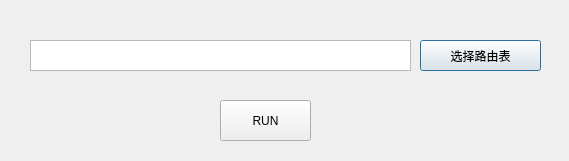
<?xml version="1.0" encoding="UTF-8"?>
<ui version="4.0">
 <class>RouterTest</class>
 <widget class="QDialog" name="RouterTest">
  <property name="geometry">
   <rect>
    <x>0</x>
    <y>0</y>
    <width>569</width>
    <height>161</height>
   </rect>
  </property>
  <property name="windowTitle">
   <string>kanwairen</string>
  </property>
  <widget class="QPushButton" name="pushButton">
   <property name="geometry">
    <rect>
     <x>420</x>
     <y>40</y>
     <width>121</width>
     <height>31</height>
    </rect>
   </property>
   <property name="text">
    <string>选择路由表</string>
   </property>
  </widget>
  <widget class="QTextBrowser" name="textBrowser">
   <property name="geometry">
    <rect>
     <x>30</x>
     <y>40</y>
     <width>381</width>
     <height>31</height>
    </rect>
   </property>
  </widget>
  <widget class="QPushButton" name="pushButton_2">
   <property name="geometry">
    <rect>
     <x>220</x>
     <y>100</y>
     <width>91</width>
     <height>41</height>
    </rect>
   </property>
   <property name="text">
    <string>RUN</string>
   </property>
  </widget>
 </widget>
 <resources/>
 <connections>
  <connection>
   <sender>pushButton</sender>
   <signal>clicked()</signal>
   <receiver>RouterTest</receiver>
   <slot>select_file()</slot>
   <hints>
    <hint type="sourcelabel">
     <x>471</x>
     <y>56</y>
    </hint>
    <hint type="destinationlabel">
     <x>472</x>
     <y>127</y>
    </hint>
   </hints>
  </connection>
  <connection>
   <sender>pushButton_2</sender>
   <signal>clicked()</signal>
   <receiver>RouterTest</receiver>
   <slot>run()</slot>
   <hints>
    <hint type="sourcelabel">
     <x>242</x>
     <y>130</y>
    </hint>
    <hint type="destinationlabel">
     <x>344</x>
     <y>92</y>
    </hint>
   </hints>
  </connection>
 </connections>
 <slots>
  <slot>select_file()</slot>
  <slot>pathname_show()</slot>
  <slot>test_pattern()</slot>
  <slot>clone_ch()</slot>
  <slot>run()</slot>
 </slots>
</ui>
